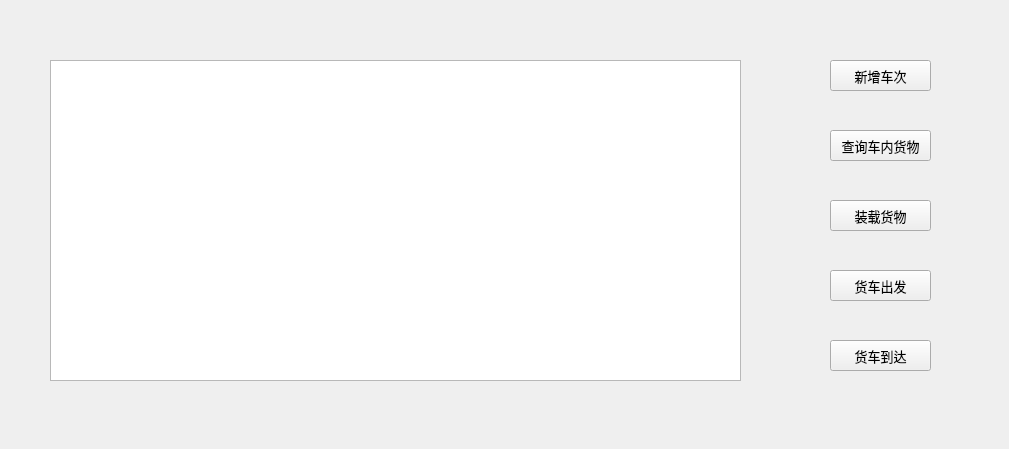
<?xml version="1.0" encoding="UTF-8"?>
<ui version="4.0">
 <class>landtruck</class>
 <widget class="QWidget" name="landtruck">
  <property name="geometry">
   <rect>
    <x>0</x>
    <y>0</y>
    <width>1009</width>
    <height>449</height>
   </rect>
  </property>
  <property name="windowTitle">
   <string>Form</string>
  </property>
  <widget class="QTableView" name="tableView">
   <property name="geometry">
    <rect>
     <x>50</x>
     <y>60</y>
     <width>691</width>
     <height>321</height>
    </rect>
   </property>
  </widget>
  <widget class="QPushButton" name="pushButton">
   <property name="geometry">
    <rect>
     <x>830</x>
     <y>60</y>
     <width>101</width>
     <height>31</height>
    </rect>
   </property>
   <property name="font">
    <font>
     <pointsize>10</pointsize>
    </font>
   </property>
   <property name="text">
    <string>新增车次</string>
   </property>
  </widget>
  <widget class="QPushButton" name="pushButton_2">
   <property name="geometry">
    <rect>
     <x>830</x>
     <y>130</y>
     <width>101</width>
     <height>31</height>
    </rect>
   </property>
   <property name="font">
    <font>
     <pointsize>10</pointsize>
    </font>
   </property>
   <property name="text">
    <string>查询车内货物</string>
   </property>
  </widget>
  <widget class="QPushButton" name="pushButton_3">
   <property name="geometry">
    <rect>
     <x>830</x>
     <y>270</y>
     <width>101</width>
     <height>31</height>
    </rect>
   </property>
   <property name="font">
    <font>
     <pointsize>10</pointsize>
    </font>
   </property>
   <property name="text">
    <string>货车出发</string>
   </property>
  </widget>
  <widget class="QPushButton" name="pushButton_4">
   <property name="geometry">
    <rect>
     <x>830</x>
     <y>340</y>
     <width>101</width>
     <height>31</height>
    </rect>
   </property>
   <property name="font">
    <font>
     <pointsize>10</pointsize>
    </font>
   </property>
   <property name="text">
    <string>货车到达</string>
   </property>
  </widget>
  <widget class="QPushButton" name="pushButton_5">
   <property name="geometry">
    <rect>
     <x>830</x>
     <y>200</y>
     <width>101</width>
     <height>31</height>
    </rect>
   </property>
   <property name="font">
    <font>
     <pointsize>10</pointsize>
    </font>
   </property>
   <property name="text">
    <string>装载货物</string>
   </property>
  </widget>
 </widget>
 <resources/>
 <connections/>
</ui>
